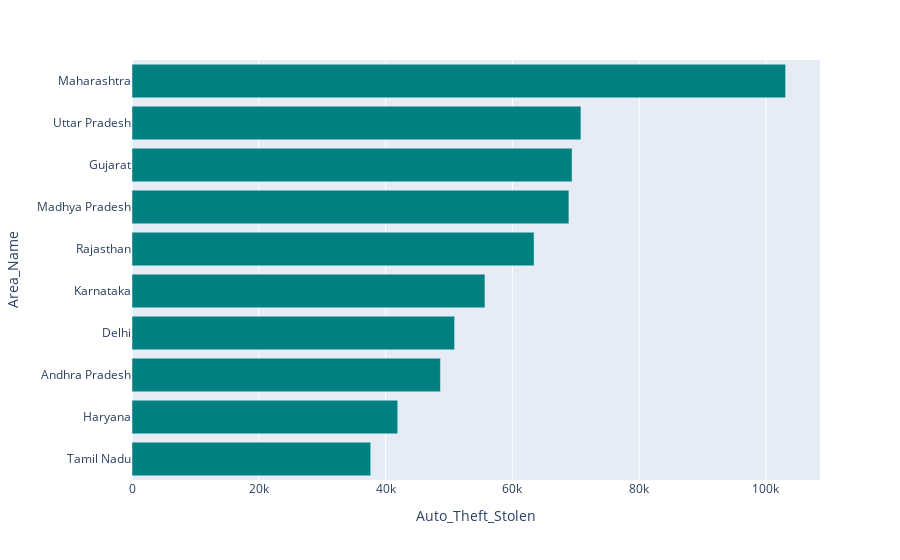

Notebook cell for this chart:
### Markdown cell above
### Top 10 States/UT with highest number of motor cycles stolen <a class="anchor" id="section_3_5"></a>

### Code cell
motor_c = auto_theft[auto_theft['Sub_Group_Name']=='1. Motor Cycles/ Scooters']

g8 = pd.DataFrame(motor_c.groupby(['Area_Name'])['Auto_Theft_Stolen'].sum().reset_index())
g8_sorted = g8.sort_values(['Auto_Theft_Stolen'],ascending=True)
fig = px.bar(g8_sorted.iloc[-10:,:], y='Area_Name', x='Auto_Theft_Stolen',
             orientation='h',color_discrete_sequence=['#008080'])
fig.show()

### Figure 1 — Plotly figure (JSON) as saved in the notebook; plotly's stock layout.template omitted (floating-point values rounded to 4 significant figures)
{"data": [{"alignmentgroup": "True", "hovertemplate": "Auto_Theft_Stolen=%{x}<br>Area_Name=%{y}<extra></extra>", "legendgroup": "", "marker": {"color": "#008080", "pattern": {"shape": ""}}, "name": "", "offsetgroup": "", "orientation": "h", "showlegend": false, "textposition": "auto", "type": "bar", "x": [37656, 41915, 48654, 50884, 55673, 63423, 68913, 69414, 70810, 103096], "xaxis": "x", "y": ["Tamil Nadu", "Haryana", "Andhra Pradesh", "Delhi", "Karnataka", "Rajasthan", "Madhya Pradesh", "Gujarat", "Uttar Pradesh", "Maharashtra"], "yaxis": "y"}], "layout": {"barmode": "relative", "legend": {"tracegroupgap": 0}, "margin": {"t": 60}, "xaxis": {"anchor": "y", "domain": [0, 1], "title": {"text": "Auto_Theft_Stolen"}}, "yaxis": {"anchor": "x", "domain": [0, 1], "title": {"text": "Area_Name"}}}}
